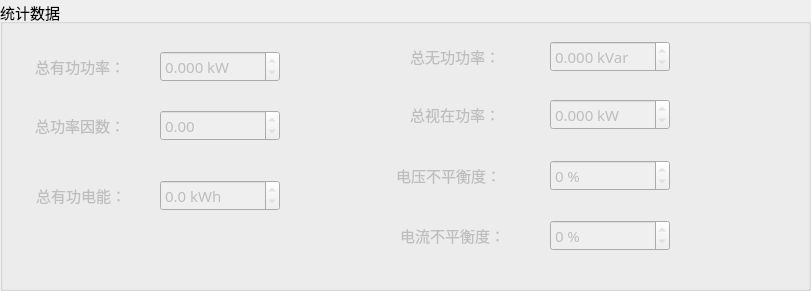
  <widget class="QGroupBox" name="groupBox_6">
   <property name="geometry">
    <rect>
     <x>580</x>
     <y>500</y>
     <width>811</width>
     <height>291</height>
    </rect>
   </property>
   <property name="font">
    <font>
     <pointsize>11</pointsize>
    </font>
   </property>
   <property name="title">
    <string>统计数据</string>
   </property>
   <widget class="QLabel" name="cur_unbal_4">
    <property name="enabled">
     <bool>false</bool>
    </property>
    <property name="geometry">
     <rect>
      <x>370</x>
      <y>220</y>
      <width>135</width>
      <height>31</height>
     </rect>
    </property>
    <property name="minimumSize">
     <size>
      <width>0</width>
      <height>31</height>
     </size>
    </property>
    <property name="maximumSize">
     <size>
      <width>135</width>
      <height>16777215</height>
     </size>
    </property>
    <property name="font">
     <font>
      <family>微软雅黑</family>
      <pointsize>11</pointsize>
     </font>
    </property>
    <property name="layoutDirection">
     <enum>Qt::RightToLeft</enum>
    </property>
    <property name="autoFillBackground">
     <bool>false</bool>
    </property>
    <property name="text">
     <string>电流不平衡度：</string>
    </property>
    <property name="alignment">
     <set>Qt::AlignRight|Qt::AlignTrailing|Qt::AlignVCenter</set>
    </property>
   </widget>
   <widget class="QLabel" name="vol_unbal_4">
    <property name="enabled">
     <bool>false</bool>
    </property>
    <property name="geometry">
     <rect>
      <x>381</x>
      <y>160</y>
      <width>120</width>
      <height>31</height>
     </rect>
    </property>
    <property name="minimumSize">
     <size>
      <width>0</width>
      <height>31</height>
     </size>
    </property>
    <property name="font">
     <font>
      <family>微软雅黑</family>
      <pointsize>11</pointsize>
     </font>
    </property>
    <property name="layoutDirection">
     <enum>Qt::RightToLeft</enum>
    </property>
    <property name="text">
     <string>电压不平衡度：</string>
    </property>
    <property name="alignment">
     <set>Qt::AlignRight|Qt::AlignTrailing|Qt::AlignVCenter</set>
    </property>
   </widget>
   <widget class="QLabel" name="label_104">
    <property name="enabled">
     <bool>false</bool>
    </property>
    <property name="geometry">
     <rect>
      <x>370</x>
      <y>41</y>
      <width>130</width>
      <height>31</height>
     </rect>
    </property>
    <property name="minimumSize">
     <size>
      <width>0</width>
      <height>31</height>
     </size>
    </property>
    <property name="font">
     <font>
      <family>微软雅黑</family>
      <pointsize>11</pointsize>
     </font>
    </property>
    <property name="layoutDirection">
     <enum>Qt::RightToLeft</enum>
    </property>
    <property name="text">
     <string>总无功功率：</string>
    </property>
    <property name="alignment">
     <set>Qt::AlignRight|Qt::AlignTrailing|Qt::AlignVCenter</set>
    </property>
   </widget>
   <widget class="QDoubleSpinBox" name="volUnbal">
    <property name="enabled">
     <bool>false</bool>
    </property>
    <property name="geometry">
     <rect>
      <x>550</x>
      <y>160</y>
      <width>120</width>
      <height>31</height>
     </rect>
    </property>
    <property name="minimumSize">
     <size>
      <width>120</width>
      <height>31</height>
     </size>
    </property>
    <property name="font">
     <font>
      <family>微软雅黑</family>
      <pointsize>11</pointsize>
     </font>
    </property>
    <property name="alignment">
     <set>Qt::AlignLeading|Qt::AlignLeft|Qt::AlignVCenter</set>
    </property>
    <property name="readOnly">
     <bool>true</bool>
    </property>
    <property name="buttonSymbols">
     <enum>QAbstractSpinBox::UpDownArrows</enum>
    </property>
    <property name="suffix">
     <string> %</string>
    </property>
    <property name="decimals">
     <number>0</number>
    </property>
    <property name="maximum">
     <double>100.000000000000000</double>
    </property>
   </widget>
   <widget class="QLabel" name="label_106">
    <property name="enabled">
     <bool>false</bool>
    </property>
    <property name="geometry">
     <rect>
      <x>370</x>
      <y>99</y>
      <width>130</width>
      <height>31</height>
     </rect>
    </property>
    <property name="minimumSize">
     <size>
      <width>0</width>
      <height>31</height>
     </size>
    </property>
    <property name="font">
     <font>
      <family>微软雅黑</family>
      <pointsize>11</pointsize>
     </font>
    </property>
    <property name="layoutDirection">
     <enum>Qt::RightToLeft</enum>
    </property>
    <property name="text">
     <string>总视在功率：</string>
    </property>
    <property name="alignment">
     <set>Qt::AlignRight|Qt::AlignTrailing|Qt::AlignVCenter</set>
    </property>
   </widget>
   <widget class="QDoubleSpinBox" name="totalPA">
    <property name="enabled">
     <bool>false</bool>
    </property>
    <property name="geometry">
     <rect>
      <x>550</x>
      <y>99</y>
      <width>120</width>
      <height>31</height>
     </rect>
    </property>
    <property name="minimumSize">
     <size>
      <width>120</width>
      <height>31</height>
     </size>
    </property>
    <property name="font">
     <font>
      <family>微软雅黑</family>
      <pointsize>11</pointsize>
     </font>
    </property>
    <property name="alignment">
     <set>Qt::AlignLeading|Qt::AlignLeft|Qt::AlignVCenter</set>
    </property>
    <property name="readOnly">
     <bool>true</bool>
    </property>
    <property name="buttonSymbols">
     <enum>QAbstractSpinBox::UpDownArrows</enum>
    </property>
    <property name="suffix">
     <string> kW</string>
    </property>
    <property name="decimals">
     <number>3</number>
    </property>
    <property name="maximum">
     <double>300.000000000000000</double>
    </property>
   </widget>
   <widget class="QLabel" name="label_102">
    <property name="enabled">
     <bool>false</bool>
    </property>
    <property name="geometry">
     <rect>
      <x>24</x>
      <y>51</y>
      <width>101</width>
      <height>31</height>
     </rect>
    </property>
    <property name="minimumSize">
     <size>
      <width>0</width>
      <height>31</height>
     </size>
    </property>
    <property name="font">
     <font>
      <family>微软雅黑</family>
      <pointsize>11</pointsize>
     </font>
    </property>
    <property name="layoutDirection">
     <enum>Qt::RightToLeft</enum>
    </property>
    <property name="text">
     <string>总有功功率：</string>
    </property>
    <property name="alignment">
     <set>Qt::AlignRight|Qt::AlignTrailing|Qt::AlignVCenter</set>
    </property>
   </widget>
   <widget class="QDoubleSpinBox" name="powAct">
    <property name="enabled">
     <bool>false</bool>
    </property>
    <property name="geometry">
     <rect>
      <x>160</x>
      <y>51</y>
      <width>120</width>
      <height>31</height>
     </rect>
    </property>
    <property name="minimumSize">
     <size>
      <width>120</width>
      <height>31</height>
     </size>
    </property>
    <property name="font">
     <font>
      <family>微软雅黑</family>
      <pointsize>11</pointsize>
     </font>
    </property>
    <property name="alignment">
     <set>Qt::AlignLeading|Qt::AlignLeft|Qt::AlignVCenter</set>
    </property>
    <property name="readOnly">
     <bool>true</bool>
    </property>
    <property name="buttonSymbols">
     <enum>QAbstractSpinBox::UpDownArrows</enum>
    </property>
    <property name="suffix">
     <string> kW</string>
    </property>
    <property name="decimals">
     <number>3</number>
    </property>
    <property name="maximum">
     <double>300.000000000000000</double>
    </property>
   </widget>
   <widget class="QDoubleSpinBox" name="powReact">
    <property name="enabled">
     <bool>false</bool>
    </property>
    <property name="geometry">
     <rect>
      <x>550</x>
      <y>41</y>
      <width>120</width>
      <height>31</height>
     </rect>
    </property>
    <property name="minimumSize">
     <size>
      <width>120</width>
      <height>31</height>
     </size>
    </property>
    <property name="font">
     <font>
      <family>微软雅黑</family>
      <pointsize>11</pointsize>
     </font>
    </property>
    <property name="alignment">
     <set>Qt::AlignLeading|Qt::AlignLeft|Qt::AlignVCenter</set>
    </property>
    <property name="readOnly">
     <bool>true</bool>
    </property>
    <property name="buttonSymbols">
     <enum>QAbstractSpinBox::UpDownArrows</enum>
    </property>
    <property name="suffix">
     <string> kVar</string>
    </property>
    <property name="decimals">
     <number>3</number>
    </property>
    <property name="maximum">
     <double>100.000000000000000</double>
    </property>
   </widget>
   <widget class="QDoubleSpinBox" name="totalPf">
    <property name="enabled">
     <bool>false</bool>
    </property>
    <property name="geometry">
     <rect>
      <x>160</x>
      <y>110</y>
      <width>120</width>
      <height>31</height>
     </rect>
    </property>
    <property name="minimumSize">
     <size>
      <width>120</width>
      <height>31</height>
     </size>
    </property>
    <property name="font">
     <font>
      <family>微软雅黑</family>
      <pointsize>11</pointsize>
     </font>
    </property>
    <property name="alignment">
     <set>Qt::AlignLeading|Qt::AlignLeft|Qt::AlignVCenter</set>
    </property>
    <property name="readOnly">
     <bool>true</bool>
    </property>
    <property name="buttonSymbols">
     <enum>QAbstractSpinBox::UpDownArrows</enum>
    </property>
    <property name="decimals">
     <number>2</number>
    </property>
    <property name="maximum">
     <double>1.000000000000000</double>
    </property>
   </widget>
   <widget class="QDoubleSpinBox" name="totalEleact">
    <property name="enabled">
     <bool>false</bool>
    </property>
    <property name="geometry">
     <rect>
      <x>160</x>
      <y>180</y>
      <width>120</width>
      <height>31</height>
     </rect>
    </property>
    <property name="minimumSize">
     <size>
      <width>120</width>
      <height>31</height>
     </size>
    </property>
    <property name="font">
     <font>
      <family>微软雅黑</family>
      <pointsize>11</pointsize>
     </font>
    </property>
    <property name="alignment">
     <set>Qt::AlignLeading|Qt::AlignLeft|Qt::AlignVCenter</set>
    </property>
    <property name="readOnly">
     <bool>true</bool>
    </property>
    <property name="buttonSymbols">
     <enum>QAbstractSpinBox::UpDownArrows</enum>
    </property>
    <property name="suffix">
     <string> kWh</string>
    </property>
    <property name="decimals">
     <number>1</number>
    </property>
    <property name="maximum">
     <double>10000.000000000000000</double>
    </property>
   </widget>
   <widget class="QDoubleSpinBox" name="curUnbal">
    <property name="enabled">
     <bool>false</bool>
    </property>
    <property name="geometry">
     <rect>
      <x>550</x>
      <y>220</y>
      <width>120</width>
      <height>31</height>
     </rect>
    </property>
    <property name="minimumSize">
     <size>
      <width>120</width>
      <height>31</height>
     </size>
    </property>
    <property name="font">
     <font>
      <family>微软雅黑</family>
      <pointsize>11</pointsize>
     </font>
    </property>
    <property name="alignment">
     <set>Qt::AlignLeading|Qt::AlignLeft|Qt::AlignVCenter</set>
    </property>
    <property name="readOnly">
     <bool>true</bool>
    </property>
    <property name="buttonSymbols">
     <enum>QAbstractSpinBox::UpDownArrows</enum>
    </property>
    <property name="suffix">
     <string> %</string>
    </property>
    <property name="decimals">
     <number>0</number>
    </property>
    <property name="maximum">
     <double>100.000000000000000</double>
    </property>
   </widget>
   <widget class="QLabel" name="label_105">
    <property name="enabled">
     <bool>false</bool>
    </property>
    <property name="geometry">
     <rect>
      <x>24</x>
      <y>110</y>
      <width>101</width>
      <height>31</height>
     </rect>
    </property>
    <property name="minimumSize">
     <size>
      <width>0</width>
      <height>31</height>
     </size>
    </property>
    <property name="font">
     <font>
      <family>微软雅黑</family>
      <pointsize>11</pointsize>
     </font>
    </property>
    <property name="layoutDirection">
     <enum>Qt::RightToLeft</enum>
    </property>
    <property name="text">
     <string>总功率因数：</string>
    </property>
    <property name="alignment">
     <set>Qt::AlignRight|Qt::AlignTrailing|Qt::AlignVCenter</set>
    </property>
   </widget>
   <widget class="QLabel" name="label_103">
    <property name="enabled">
     <bool>false</bool>
    </property>
    <property name="geometry">
     <rect>
      <x>25</x>
      <y>180</y>
      <width>101</width>
      <height>31</height>
     </rect>
    </property>
    <property name="minimumSize">
     <size>
      <width>0</width>
      <height>31</height>
     </size>
    </property>
    <property name="font">
     <font>
      <family>微软雅黑</family>
      <pointsize>11</pointsize>
     </font>
    </property>
    <property name="layoutDirection">
     <enum>Qt::RightToLeft</enum>
    </property>
    <property name="text">
     <string>总有功电能：</string>
    </property>
    <property name="alignment">
     <set>Qt::AlignRight|Qt::AlignTrailing|Qt::AlignVCenter</set>
    </property>
   </widget>
  </widget>
